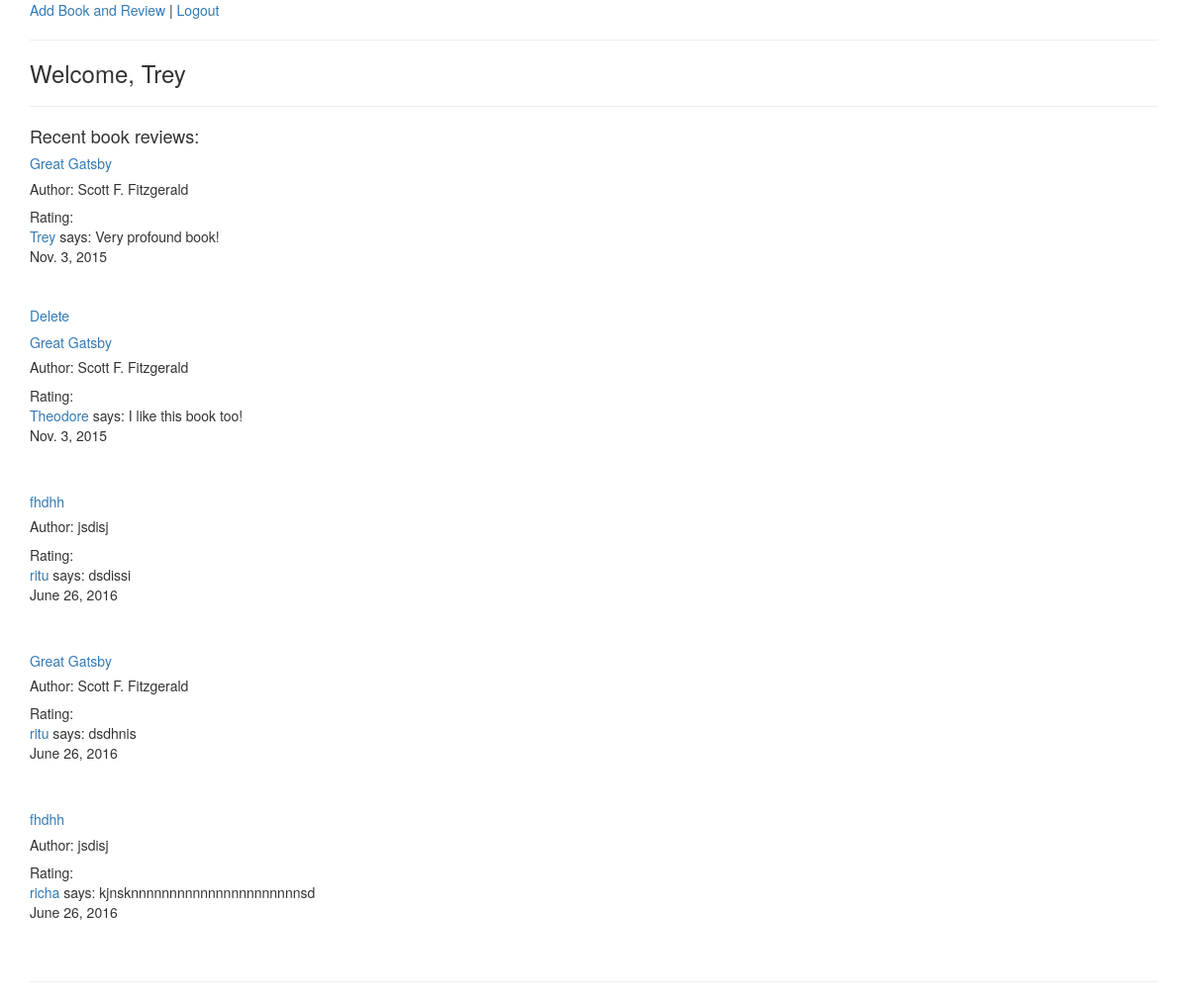
The page /dashboard (signed in) on the database its author committed.
### apps/bookreview/models.py (models this page shows)
class User(models.Model):
	first_name = models.TextField(blank=False, max_length=20, null=True)
	last_name = models.TextField(blank=False, max_length=20,null=True)
	email = models.TextField(blank=False, max_length=20,null=True)
	description = models.TextField(blank=False, max_length=500,null=True)
	password = models.TextField(blank=False, max_length=20,null=True)
	created_at = models.DateField(null=True)
	updated_at = models.DateField(null=True)
	class Meta:
		db_table = 'user'

class Review(models.Model):
	review = models.TextField(blank=False, max_length=250, null=True)
	user = models.ForeignKey(User, related_name="user")
	book = models.ForeignKey(Book, related_name="book")
	rating = models.IntegerField(blank=False, null=True)
	created_at = models.DateField(null=True)
	updated_at = models.DateField(null=True)
	class Meta:
		db_table = 'review'

class Book(models.Model):
	title = models.TextField(blank=False, max_length=20, null=True)
	author = models.TextField(blank=False, max_length=20,null=True)
	created_at = models.DateField(null=True)
	updated_at = models.DateField(null=True)
	class Meta:
		db_table = 'book'

### apps/bookreview/views.py (the view)
# urls.py: url(r'dashboard$', views.dashboard, name="dashboard"),
def dashboard(request):
	print "User Dashboard"
	if "user_id" in request.session:
		user = User.objects.get(id=request.session['user_id'])
		current_user = User.objects.get(id=request.session['user_id'])
		reviews = Review.objects.all()
		context = {
			'current_user': current_user,
			'user': user,
			'reviews': reviews,
		}
		return render(request, 'bookreview/dashboard.html', context)
	else:
		del request.session
		return redirect('/')

### apps/bookreview/templates/bookreview/dashboard.html (shortened to what this page needs)
<!DOCTYPE html>
<html>
<head>
	<link rel="stylesheet" href="https://maxcdn.bootstrapcdn.com/bootstrap/3.3.5/css/bootstrap.min.css">
</head>
<body>
	<div class="container">
	<a href="/add">Add Book and Review</a>
		<span>|</span>
		<a href="/logout">Logout</a>
		<hr>
		<h3>Welcome, {{user.first_name}}</h3>
		<hr>
		<h4>Recent book reviews:</h4>
		{% for review in reviews %}
			<h5><a href="/books/{{review.book.id}}">{{review.book.title}}</a>
			<h5>Author: {{review.book.author}}</h5>
			Rating:
			<br>
			<a href="/users/{{review.user.id}}">{{review.user.first_name}} </a>says: {{review.review}}
			<br>
			{{review.created_at}}</h5>
			<br><br><br>
			{% if current_user.id == review.user_id %}
				<a href="/books/{{review.book.id}}/delete">Delete</a>
			{%endif%}
		{%endfor%}
		<hr>
	</div>
</body>
</html>

### rows shown on the page
User: first_name "Trey"
Review: book "Great Gatsby", book.author "Scott F. Fitzgerald", user.first_name "Trey", review "Very profound book!", created_at "Nov. 3, 2015"
Review: book "Great Gatsby", book.author "Scott F. Fitzgerald", user.first_name "Theodore", review "I like this book too!", created_at "Nov. 3, 2015"
Review: book "fhdhh", book.author "jsdisj", user.first_name "ritu", review "dsdissi", created_at "June 26, 2016"
Review: book "Great Gatsby", book.author "Scott F. Fitzgerald", user.first_name "ritu", review "dsdhnis", created_at "June 26, 2016"
Review: book "fhdhh", book.author "jsdisj", user.first_name "richa", review "kjnsknnnnnnnnnnnnnnnnnnnnnnsd", created_at "June 26, 2016"
